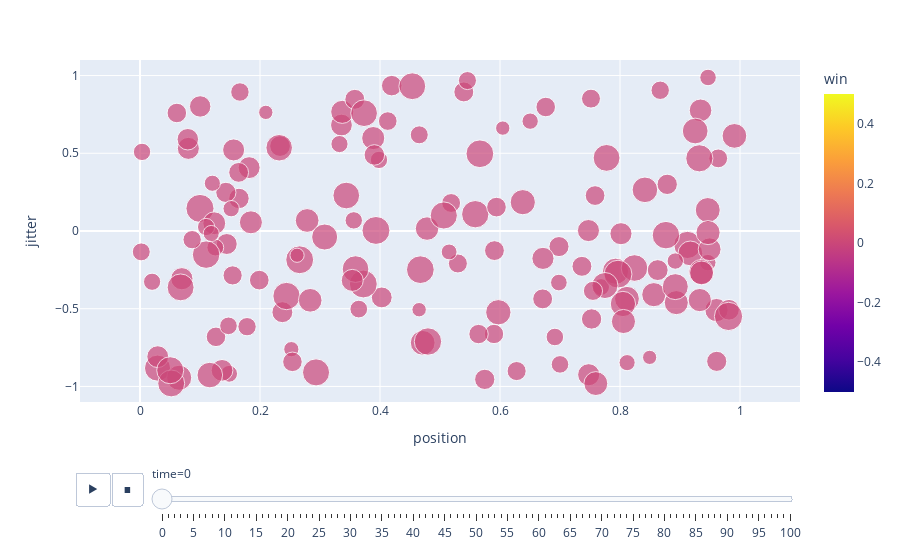

The notebook cell saved with this chart:
### Code cell
px.scatter(
    df, x="position", y="jitter", size="weight", color="win", hover_name="tag",
    range_x=[-0.1,1.1], range_y=[-1.1,1.1],
    animation_frame="time", animation_group="tag"
)

### Figure 1 — Plotly figure (JSON) as saved in the notebook; plotly's stock layout.template omitted (floating-point values rounded to 4 significant figures; data arrays with more than 128 entries replaced by an {"elided": "..."} marker saying what was removed)
{"data": [{"hovertemplate": "<b>%{hovertext}</b><br><br>time=0<br>position=%{x}<br>jitter=%{y}<br>weight=%{marker.size}<br>win=%{marker.color}<extra></extra>", "hovertext": {"elided": "150 int values"}, "ids": {"elided": "150 int values"}, "legendgroup": "", "marker": {"color": {"elided": "150 int values"}, "coloraxis": "coloraxis", "size": {"elided": "150 float values"}, "sizemode": "area", "sizeref": 0.002494, "symbol": "circle"}, "mode": "markers", "name": "", "orientation": "v", "showlegend": false, "type": "scatter", "x": {"elided": "150 float values"}, "xaxis": "x", "y": {"elided": "150 float values"}, "yaxis": "y"}], "layout": {"coloraxis": {"colorbar": {"title": {"text": "win"}}, "colorscale": [[0, "#0d0887"], [0.1111, "#46039f"], [0.2222, "#7201a8"], [0.3333, "#9c179e"], [0.4444, "#bd3786"], [0.5556, "#d8576b"], [0.6667, "#ed7953"], [0.7778, "#fb9f3a"], [0.8889, "#fdca26"], [1, "#f0f921"]]}, "legend": {"itemsizing": "constant", "tracegroupgap": 0}, "margin": {"t": 60}, "sliders": [{"active": 0, "currentvalue": {"prefix": "time="}, "len": 0.9, "pad": {"b": 10, "t": 60}, "steps": [{"args": [["0"], {"frame": {"duration": 0, "redraw": false}, "fromcurrent": true, "mode": "immediate", "transition": {"duration": 0, "easing": "linear"}}], "label": "0", "method": "animate"}, {"args": [["1"], {"frame": {"duration": 0, "redraw": false}, "fromcurrent": true, "mode": "immediate", "transition": {"duration": 0, "easing": "linear"}}], "label": "1", "method": "animate"}, {"args": [["2"], {"frame": {"duration": 0, "redraw": false}, "fromcurrent": true, "mode": "immediate", "transition": {"duration": 0, "easing": "linear"}}], "label": "2", "method": "animate"}, {"args": [["3"], {"frame": {"duration": 0, "redraw": false}, "fromcurrent": true, "mode": "immediate", "transition": {"duration": 0, "easing": "linear"}}], "label": "3", "method": "animate"}, {"args": [["4"], {"frame": {"duration": 0, "redraw": false}, "fromcurrent": true, "mode": "immediate", "transition": {"duration": 0, "easing": "linear"}}], "label": "4", "method": "animate"}, {"args": [["5"], {"frame": {"duration": 0, "redraw": false}, "fromcurrent": true, "mode": "immediate", "transition": {"duration": 0, "easing": "linear"}}], "label": "5", "method": "animate"}, {"args": [["6"], {"frame": {"duration": 0, "redraw": false}, "fromcurrent": true, "mode": "immediate", "transition": {"duration": 0, "easing": "linear"}}], "label": "6", "method": "animate"}, {"args": [["7"], {"frame": {"duration": 0, "redraw": false}, "fromcurrent": true, "mode": "immediate", "transition": {"duration": 0, "easing": "linear"}}], "label": "7", "method": "animate"}, {"args": [["8"], {"frame": {"duration": 0, "redraw": false}, "fromcurrent": true, "mode": "immediate", "transition": {"duration": 0, "easing": "linear"}}], "label": "8", "method": "animate"}, {"args": [["9"], {"frame": {"duration": 0, "redraw": false}, "fromcurrent": true, "mode": "immediate", "transition": {"duration": 0, "easing": "linear"}}], "label": "9", "method": "animate"}, {"args": [["10"], {"frame": {"duration": 0, "redraw": false}, "fromcurrent": true, "mode": "immediate", "transition": {"duration": 0, "easing": "linear"}}], "label": "10", "method": "animate"}, {"args": [["11"], {"frame": {"duration": 0, "redraw": false}, "fromcurrent": true, "mode": "immediate", "transition": {"duration": 0, "easing": "linear"}}], "label": "11", "method": "animate"}, {"args": [["12"], {"frame": {"duration": 0, "redraw": false}, "fromcurrent": true, "mode": "immediate", "transition": {"duration": 0, "easing": "linear"}}], "label": "12", "method": "animate"}, {"args": [["13"], {"frame": {"duration": 0, "redraw": false}, "fromcurrent": true, "mode": "immediate", "transition": {"duration": 0, "easing": "linear"}}], "label": "13", "method": "animate"}, {"args": [["14"], {"frame": {"duration": 0, "redraw": false}, "fromcurrent": true, "mode": "immediate", "transition": {"duration": 0, "easing": "linear"}}], "label": "14", "method": "animate"}, {"args": [["15"], {"frame": {"duration": 0, "redraw": false}, "fromcurrent": true, "mode": "immediate", "transition": {"duration": 0, "easing": "linear"}}], "label": "15", "method": "animate"}, {"args": [["16"], {"frame": {"duration": 0, "redraw": false}, "fromcurrent": true, "mode": "immediate", "transition": {"duration": 0, "easing": "linear"}}], "label": "16", "method": "animate"}, {"args": [["17"], {"frame": {"duration": 0, "redraw": false}, "fromcurrent": true, "mode": "immediate", "transition": {"duration": 0, "easing": "linear"}}], "label": "17", "method": "animate"}, {"args": [["18"], {"frame": {"duration": 0, "redraw": false}, "fromcurrent": true, "mode": "immediate", "transition": {"duration": 0, "easing": "linear"}}], "label": "18", "method": "animate"}, {"args": [["19"], {"frame": {"duration": 0, "redraw": false}, "fromcurrent": true, "mode": "immediate", "transition": {"duration": 0, "easing": "linear"}}], "label": "19", "method": "animate"}, {"args": [["20"], {"frame": {"duration": 0, "redraw": false}, "fromcurrent": true, "mode": "immediate", "transition": {"duration": 0, "easing": "linear"}}], "label": "20", "method": "animate"}, {"args": [["21"], {"frame": {"duration": 0, "redraw": false}, "fromcurrent": true, "mode": "immediate", "transition": {"duration": 0, "easing": "linear"}}], "label": "21", "method": "animate"}, {"args": [["22"], {"frame": {"duration": 0, "redraw": false}, "fromcurrent": true, "mode": "immediate", "transition": {"duration": 0, "easing": "linear"}}], "label": "22", "method": "animate"}, {"args": [["23"], {"frame": {"duration": 0, "redraw": false}, "fromcurrent": true, "mode": "immediate", "transition": {"duration": 0, "easing": "linear"}}], "label": "23", "method": "animate"}, {"args": [["24"], {"frame": {"duration": 0, "redraw": false}, "fromcurrent": true, "mode": "immediate", "transition": {"duration": 0, "easing": "linear"}}], "label": "24", "method": "animate"}, {"args": [["25"], {"frame": {"duration": 0, "redraw": false}, "fromcurrent": true, "mode": "immediate", "transition": {"duration": 0, "easing": "linear"}}], "label": "25", "method": "animate"}, {"args": [["26"], {"frame": {"duration": 0, "redraw": false}, "fromcurrent": true, "mode": "immediate", "transition": {"duration": 0, "easing": "linear"}}], "label": "26", "method": "animate"}, {"args": [["27"], {"frame": {"duration": 0, "redraw": false}, "fromcurrent": true, "mode": "immediate", "transition": {"duration": 0, "easing": "linear"}}], "label": "27", "method": "animate"}, {"args": [["28"], {"frame": {"duration": 0, "redraw": false}, "fromcurrent": true, "mode": "immediate", "transition": {"duration": 0, "easing": "linear"}}], "label": "28", "method": "animate"}, {"args": [["29"], {"frame": {"duration": 0, "redraw": false}, "fromcurrent": true, "mode": "immediate", "transition": {"duration": 0, "easing": "linear"}}], "label": "29", "method": "animate"}, {"args": [["30"], {"frame": {"duration": 0, "redraw": false}, "fromcurrent": true, "mode": "immediate", "transition": {"duration": 0, "easing": "linear"}}], "label": "30", "method": "animate"}, {"args": [["31"], {"frame": {"duration": 0, "redraw": false}, "fromcurrent": true, "mode": "immediate", "transition": {"duration": 0, "easing": "linear"}}], "label": "31", "method": "animate"}, {"args": [["32"], {"frame": {"duration": 0, "redraw": false}, "fromcurrent": true, "mode": "immediate", "transition": {"duration": 0, "easing": "linear"}}], "label": "32", "method": "animate"}, {"args": [["33"], {"frame": {"duration": 0, "redraw": false}, "fromcurrent": true, "mode": "immediate", "transition": {"duration": 0, "easing": "linear"}}], "label": "33", "method": "animate"}, {"args": [["34"], {"frame": {"duration": 0, "redraw": false}, "fromcurrent": true, "mode": "immediate", "transition": {"duration": 0, "easing": "linear"}}], "label": "34", "method": "animate"}, {"args": [["35"], {"frame": {"duration": 0, "redraw": false}, "fromcurrent": true, "mode": "immediate", "transition": {"duration": 0, "easing": "linear"}}], "label": "35", "method": "animate"}, {"args": [["36"], {"frame": {"duration": 0, "redraw": false}, "fromcurrent": true, "mode": "immediate", "transition": {"duration": 0, "easing": "linear"}}], "label": "36", "method": "animate"}, {"args": [["37"], {"frame": {"duration": 0, "redraw": false}, "fromcurrent": true, "mode": "immediate", "transition": {"duration": 0, "easing": "linear"}}], "label": "37", "method": "animate"}, {"args": [["38"], {"frame": {"duration": 0, "redraw": false}, "fromcurrent": true, "mode": "immediate", "transition": {"duration": 0, "easing": "linear"}}], "label": "38", "method": "animate"}, {"args": [["39"], {"frame": {"duration": 0, "redraw": false}, "fromcurrent": true, "mode": "immediate", "transition": {"duration": 0, "easing": "linear"}}], "label": "39", "method": "animate"}, {"args": [["40"], {"frame": {"duration": 0, "redraw": false}, "fromcurrent": true, "mode": "immediate", "transition": {"duration": 0, "easing": "linear"}}], "label": "40", "method": "animate"}, {"args": [["41"], {"frame": {"duration": 0, "redraw": false}, "fromcurrent": true, "mode": "immediate", "transition": {"duration": 0, "easing": "linear"}}], "label": "41", "method": "animate"}, {"args": [["42"], {"frame": {"duration": 0, "redraw": false}, "fromcurrent": true, "mode": "immediate", "transition": {"duration": 0, "easing": "linear"}}], "label": "42", "method": "animate"}, {"args": [["43"], {"frame": {"duration": 0, "redraw": false}, "fromcurrent": true, "mode": "immediate", "transition": {"duration": 0, "easing": "linear"}}], "label": "43", "method": "animate"}, {"args": [["44"], {"frame": {"duration": 0, "redraw": false}, "fromcurrent": true, "mode": "immediate", "transition": {"duration": 0, "easing": "linear"}}], "label": "44", "method": "animate"}, {"args": [["45"], {"frame": {"duration": 0, "redraw": false}, "fromcurrent": true, "mode": "immediate", "transition": {"duration": 0, "easing": "linear"}}], "label": "45", "method": "animate"}, {"args": [["46"], {"frame": {"duration": 0, "redraw": false}, "fromcurrent": true, "mode": "immediate", "transition": {"duration": 0, "easing": "linear"}}], "label": "46", "method": "animate"}, {"args": [["47"], {"frame": {"duration": 0, "redraw": false}, "fromcurrent": true, "mode": "immediate", "transition": {"duration": 0, "easing": "linear"}}], "label": "47", "method": "animate"}, {"args": [["48"], {"frame": {"duration": 0, "redraw": false}, "fromcurrent": true, "mode": "immediate", "transition": {"duration": 0, "easing": "linear"}}], "label": "48", "method": "animate"}, {"args": [["49"], {"frame": {"duration": 0, "redraw": false}, "fromcurrent": true, "mode": "immediate", "transition": {"duration": 0, "easing": "linear"}}], "label": "49", "method": "animate"}, {"args": [["50"], {"frame": {"duration": 0, "redraw": false}, "fromcurrent": true, "mode": "immediate", "transition": {"duration": 0, "easing": "linear"}}], "label": "50", "method": "animate"}, {"args": [["51"], {"frame": {"duration": 0, "redraw": false}, "fromcurrent": true, "mode": "immediate", "transition": {"duration": 0, "easing": "linear"}}], "label": "51", "method": "animate"}, {"args": [["52"], {"frame": {"duration": 0, "redraw": false}, "fromcurrent": true, "mode": "immediate", "transition": {"duration": 0, "easing": "linear"}}], "label": "52", "method": "animate"}, {"args": [["53"], {"frame": {"duration": 0, "redraw": false}, "fromcurrent": true, "mode": "immediate", "transition": {"duration": 0, "easing": "linear"}}], "label": "53", "method": "animate"}, {"args": [["54"], {"frame": {"duration": 0, "redraw": false}, "fromcurrent": true, "mode": "immediate", "transition": {"duration": 0, "easing": "linear"}}], "label": "54", "method": "animate"}, {"args": [["55"], {"frame": {"duration": 0, "redraw": false}, "fromcurrent": true, "mode": "immediate", "transition": {"duration": 0, "easing": "linear"}}], "label": "55", "method": "animate"}, {"args": [["56"], {"frame": {"duration": 0, "redraw": false}, "fromcurrent": true, "mode": "immediate", "transition": {"duration": 0, "easing": "linear"}}], "label": "56", "method": "animate"}, {"args": [["57"], {"frame": {"duration": 0, "redraw": false}, "fromcurrent": true, "mode": "immediate", "transition": {"duration": 0, "easing": "linear"}}], "label": "57", "method": "animate"}, {"args": [["58"], {"frame": {"duration": 0, "redraw": false}, "fromcurrent": true, "mode": "immediate", "transition": {"duration": 0, "easing": "linear"}}], "label": "58", "method": "animate"}, {"args": [["59"], {"frame": {"duration": 0, "redraw": false}, "fromcurrent": true, "mode": "immediate", "transition": {"duration": 0, "easing": "linear"}}], "label": "59", "method": "animate"}, {"args": [["60"], {"frame": {"duration": 0, "redraw": false}, "fromcurrent": true, "mode": "immediate", "transition": {"duration": 0, "easing": "linear"}}], "label": "60", "method": "animate"}, {"args": [["61"], {"frame": {"duration": 0, "redraw": false}, "fromcurrent": true, "mode": "immediate", "transition": {"duration": 0, "easing": "linear"}}], "label": "61", "method": "animate"}, {"args": [["62"], {"frame": {"duration": 0, "redraw": false}, "fromcurrent": true, "mode": "immediate", "transition": {"duration": 0, "easing": "linear"}}], "label": "62", "method": "animate"}, {"args": [["63"], {"frame": {"duration": 0, "redraw": false}, "fromcurrent": true, "mode": "immediate", "transition": {"duration": 0, "easing": "linear"}}], "label": "63", "method": "animate"}, {"args": [["64"], {"frame": {"duration": 0, "redraw": false}, "fromcurrent": true, "mode": "immediate", "transition": {"duration": 0, "easing": "linear"}}], "label": "64", "method": "animate"}, {"args": [["65"], {"frame": {"duration": 0, "redraw": false}, "fromcurrent": true, "mode": "immediate", "transition": {"duration": 0, "easing": "linear"}}], "label": "65", "method": "animate"}, {"args": [["66"], {"frame": {"duration": 0, "redraw": false}, "fromcurrent": true, "mode": "immediate", "transition": {"duration": 0, "easing": "linear"}}], "label": "66", "method": "animate"}, {"args": [["67"], {"frame": {"duration": 0, "redraw": false}, "fromcurrent": true, "mode": "immediate", "transition": {"duration": 0, "easing": "linear"}}], "label": "67", "method": "animate"}, {"args": [["68"], {"frame": {"duration": 0, "redraw": false}, "fromcurrent": true, "mode": "immediate", "transition": {"duration": 0, "easing": "linear"}}], "label": "68", "method": "animate"}, {"args": [["69"], {"frame": {"duration": 0, "redraw": false}, "fromcurrent": true, "mode": "immediate", "transition": {"duration": 0, "easing": "linear"}}], "label": "69", "method": "animate"}, {"args": [["70"], {"frame": {"duration": 0, "redraw": false}, "fromcurrent": true, "mode": "immediate", "transition": {"duration": 0, "easing": "linear"}}], "label": "70", "method": "animate"}, {"args": [["71"], {"frame": {"duration": 0, "redraw": false}, "fromcurrent": true, "mode": "immediate", "transition": {"duration": 0, "easing": "linear"}}], "label": "71", "method": "animate"}, {"args": [["72"], {"frame": {"duration": 0, "redraw": false}, "fromcurrent": true, "mode": "immediate", "transition": {"duration": 0, "easing": "linear"}}], "label": "72", "method": "animate"}, {"args": [["73"], {"frame": {"duration": 0, "redraw": false}, "fromcurrent": true, "mode": "immediate", "transition": {"duration": 0, "easing": "linear"}}], "label": "73", "method": "animate"}, {"args": [["74"], {"frame": {"duration": 0, "redraw": false}, "fromcurrent": true, "mode": "immediate", "transition": {"duration": 0, "easing": "linear"}}], "label": "74", "method": "animate"}, {"args": [["75"], {"frame": {"duration": 0, "redraw": false}, "fromcurrent": true, "mode": "immediate", "transition": {"duration": 0, "easing": "linear"}}], "label": "75", "method": "animate"}, {"args": [["76"], {"frame": {"duration": 0, "redraw": false}, "fromcurrent": true, "mode": "immediate", "transition": {"duration": 0, "easing": "linear"}}], "label": "76", "method": "animate"}, {"args": [["77"], {"frame": {"duration": 0, "redraw": false}, "fromcurrent": true, "mode": "immediate", "transition": {"duration": 0, "easing": "linear"}}], "label": "77", "method": "animate"}, {"args": [["78"], {"frame": {"duration": 0, "redraw": false}, "fromcurrent": true, "mode": "immediate", "transition": {"duration": 0, "easing": "linear"}}], "label": "78", "method": "animate"}, {"args": [["79"], {"frame": {"duration": 0, "redraw": false}, "fromcurrent": true, "mode": "immediate", "transition": {"duration": 0, "easing": "linear"}}], "label": "79", "method": "animate"}, {"args": [["80"], {"frame": {"duration": 0, "redraw": false}, "fromcurrent": true, "mode": "immediate", "transition": {"duration": 0, "easing": "linear"}}], "label": "80", "method": "animate"}, {"args": [["81"], {"frame": {"duration": 0, "redraw": false}, "fromcurrent": true, "mode": "immediate", "transition": {"duration": 0, "easing": "linear"}}], "label": "81", "method": "animate"}, {"args": [["82"], {"frame": {"duration": 0, "redraw": false}, "fromcurrent": true, "mode": "immediate", "transition": {"duration": 0, "easing": "linear"}}], "label": "82", "method": "animate"}, {"args": [["83"], {"frame": {"duration": 0, "redraw": false}, "fromcurrent": true, "mode": "immediate", "transition": {"duration": 0, "easing": "linear"}}], "label": "83", "method": "animate"}, {"args": [["84"], {"frame": {"duration": 0, "redraw": false}, "fromcurrent": true, "mode": "immediate", "transition": {"duration": 0, "easing": "linear"}}], "label": "84", "method": "animate"}, {"args": [["85"], {"frame": {"duration": 0, "redraw": false}, "fromcurrent": true, "mode": "immediate", "transition": {"duration": 0, "easing": "linear"}}], "label": "85", "method": "animate"}, {"args": [["86"], {"frame": {"duration": 0, "redraw": false}, "fromcurrent": true, "mode": "immediate", "transition": {"duration": 0, "easing": "linear"}}], "label": "86", "method": "animate"}, {"args": [["87"], {"frame": {"duration": 0, "redraw": false}, "fromcurrent": true, "mode": "immediate", "transition": {"duration": 0, "easing": "linear"}}], "label": "87", "method": "animate"}, {"args": [["88"], {"frame": {"duration": 0, "redraw": false}, "fromcurrent": true, "mode": "immediate", "transition": {"duration": 0, "easing": "linear"}}], "label": "88", "method": "animate"}, {"args": [["89"], {"frame": {"duration": 0, "redraw": false}, "fromcurrent": true, "mode": "immediate", "transition": {"duration": 0, "easing": "linear"}}], "label": "89", "method": "animate"}, {"args": [["90"], {"frame": {"duration": 0, "redraw": false}, "fromcurrent": true, "mode": "immediate", "transition": {"duration": 0, "easing": "linear"}}], "label": "90", "method": "animate"}, {"args": [["91"], {"frame": {"duration": 0, "redraw": false}, "fromcurrent": true, "mode": "immediate", "transition": {"duration": 0, "easing": "linear"}}], "label": "91", "method": "animate"}, {"args": [["92"], {"frame": {"duration": 0, "redraw": false}, "fromcurrent": true, "mode": "immediate", "transition": {"duration": 0, "easing": "linear"}}], "label": "92", "method": "animate"}, {"args": [["93"], {"frame": {"duration": 0, "redraw": false}, "fromcurrent": true, "mode": "immediate", "transition": {"duration": 0, "easing": "linear"}}], "label": "93", "method": "animate"}, {"args": [["94"], {"frame": {"duration": 0, "redraw": false}, "fromcurrent": true, "mode": "immediate", "transition": {"duration": 0, "easing": "linear"}}], "label": "94", "method": "animate"}, {"args": [["95"], {"frame": {"duration": 0, "redraw": false}, "fromcurrent": true, "mode": "immediate", "transition": {"duration": 0, "easing": "linear"}}], "label": "95", "method": "animate"}, {"args": [["96"], {"frame": {"duration": 0, "redraw": false}, "fromcurrent": true, "mode": "immediate", "transition": {"duration": 0, "easing": "linear"}}], "label": "96", "method": "animate"}, {"args": [["97"], {"frame": {"duration": 0, "redraw": false}, "fromcurrent": true, "mode": "immediate", "transition": {"duration": 0, "easing": "linear"}}], "label": "97", "method": "animate"}, {"args": [["98"], {"frame": {"duration": 0, "redraw": false}, "fromcurrent": true, "mode": "immediate", "transition": {"duration": 0, "easing": "linear"}}], "label": "98", "method": "animate"}, {"args": [["99"], {"frame": {"duration": 0, "redraw": false}, "fromcurrent": true, "mode": "immediate", "transition": {"duration": 0, "easing": "linear"}}], "label": "99", "method": "animate"}, {"args": [["100"], {"frame": {"duration": 0, "redraw": false}, "fromcurrent": true, "mode": "immediate", "transition": {"duration": 0, "easing": "linear"}}], "label": "100", "method": "animate"}], "x": 0.1, "xanchor": "left", "y": 0, "yanchor": "top"}], "updatemenus": [{"buttons": [{"args": [null, {"frame": {"duration": 500, "redraw": false}, "fromcurrent": true, "mode": "immediate", "transition": {"duration": 500, "easing": "linear"}}], "label": "&#9654;", "method": "animate"}, {"args": [[null], {"frame": {"duration": 0, "redraw": false}, "fromcurrent": true, "mode": "immediate", "transition": {"duration": 0, "easing": "linear"}}], "label": "&#9724;", "method": "animate"}], "direction": "left", "pad": {"r": 10, "t": 70}, "showactive": false, "type": "buttons", "x": 0.1, "xanchor": "right", "y": 0, "yanchor": "top"}], "xaxis": {"anchor": "y", "domain": [0, 1], "range": [-0.1, 1.1], "title": {"text": "position"}}, "yaxis": {"anchor": "x", "domain": [0, 1], "range": [-1.1, 1.1], "title": {"text": "jitter"}}}}
